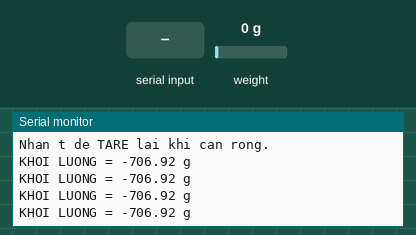
Recording of a sketch running on a simulated Arduino Uno, built with avr-gcc and run on an emulated ATmega328P. Shown: the last lines printed to the serial monitor. Wiring (inferred from the names in the program): HX711 load-cell converter: data pin 4; SCK pin 5. The inputs (shaded band) are chosen by the test bench; at power-on: weight on the scale 0 g.

Above: at 2.2 s.
2.3 s: "t" received over Serial
At 3.6 s:
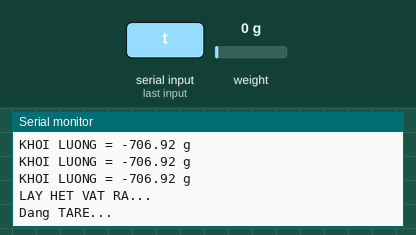
3.9 s: weight on the scale set to 100 g
At 4.13 s:
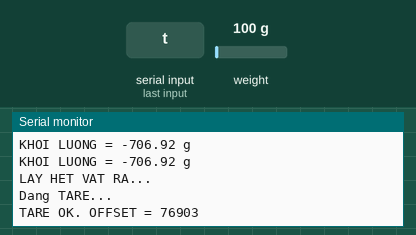
5.4 s: "T" received over Serial
At 6.5 s:
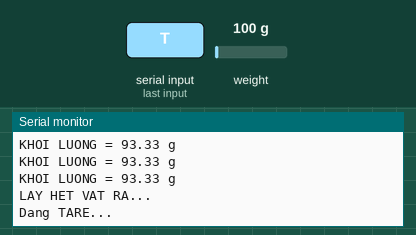
6.9 s: weight on the scale set to 1250 g
At 7.14 s:
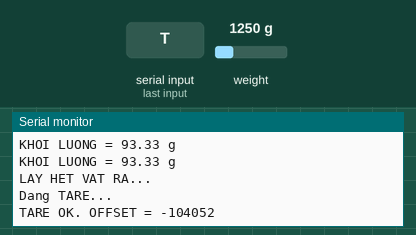
Timing chart, 0 to 9.4 s (numbered marks = the images above; inputs shaded):
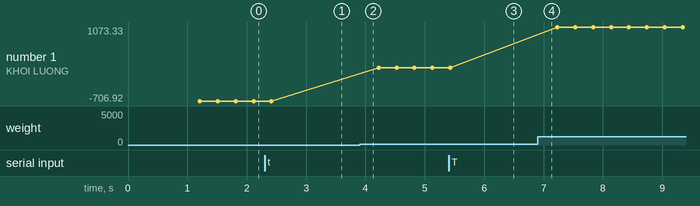

The sketch:

CODE_TEST_LOADCELL_CHUAN.ino
```cpp
/*
   LOAD CELL 1KG + HX711
   FAST RESPONSE + STABLE DISPLAY
   Arduino UNO

   HX711:
   DT  -> D4
   SCK -> D5
   VCC -> 5V
   GND -> GND

   Serial Monitor: 115200
*/

#define HX711_DT   4
#define HX711_SCK  5

// Calibration da do duoc cua ban
long offsetRaw = -668483;
float scaleFactor = -1064.4473;

// Nho hon +/-0.20g thi xem nhu 0g
const float ZERO_DEADBAND = 0.20;

// Neu trong luong thay doi >= 1g
// -> cap nhat NGAY LAP TUC, khong loc cham
const float FAST_CHANGE_THRESHOLD = 1.0;

// Khi can dang dung yen,
// chi loc nhe de so khong rung
const float STABLE_ALPHA = 0.40;

float displayedWeight = 0.0;


// =====================================================
// DOC HX711
// =====================================================
bool readHX711(long &value)
{
  unsigned long startTime = millis();

  while (digitalRead(HX711_DT) == HIGH)
  {
    if (millis() - startTime > 500)
      return false;
  }

  unsigned long data = 0;

  noInterrupts();

  for (byte i = 0; i < 24; i++)
  {
    digitalWrite(HX711_SCK, HIGH);
    delayMicroseconds(1);

    data <<= 1;

    if (digitalRead(HX711_DT))
      data |= 1;

    digitalWrite(HX711_SCK, LOW);
    delayMicroseconds(1);
  }

  // Pulse 25 -> Channel A, Gain 128
  digitalWrite(HX711_SCK, HIGH);
  delayMicroseconds(1);

  digitalWrite(HX711_SCK, LOW);
  delayMicroseconds(1);

  interrupts();

  // Chuyen signed 24-bit -> signed 32-bit
  if (data & 0x800000UL)
    data |= 0xFF000000UL;

  value = (long)data;

  // Gia tri loi
  if (value == 0 || value == -1)
    return false;

  return true;
}


// =====================================================
// LAY TRUNG VI 3 MAU
// Giam nhieu nhung van rat nhanh
// =====================================================
long median3(long a, long b, long c)
{
  if (a > b)
  {
    long t = a;
    a = b;
    b = t;
  }

  if (b > c)
  {
    long t = b;
    b = c;
    c = t;
  }

  if (a > b)
  {
    long t = a;
    a = b;
    b = t;
  }

  return b;
}


// =====================================================
// DOC 3 MAU
// =====================================================
bool readStableRaw(long &result)
{
  long a, b, c;

  if (!readHX711(a))
    return false;

  if (!readHX711(b))
    return false;

  if (!readHX711(c))
    return false;

  result = median3(a, b, c);

  return true;
}


// =====================================================
// TARE LAI
// =====================================================
void tareScale()
{
  Serial.println();
  Serial.println("LAY HET VAT RA...");
  Serial.println("Dang TARE...");

  long sum = 0;
  int count = 0;

  for (int i = 0; i < 15; i++)
  {
    long raw;

    if (readHX711(raw))
    {
      sum += raw;
      count++;
    }
  }

  if (count > 0)
  {
    offsetRaw = sum / count;

    displayedWeight = 0.0;

    Serial.print("TARE OK. OFFSET = ");
    Serial.println(offsetRaw);
  }
  else
  {
    Serial.println("TARE ERROR");
  }
}


// =====================================================
// SETUP
// =====================================================
void setup()
{
  Serial.begin(115200);

  pinMode(HX711_DT, INPUT);
  pinMode(HX711_SCK, OUTPUT);

  digitalWrite(HX711_SCK, LOW);

  delay(1000);

  Serial.println();
  Serial.println("==================================");
  Serial.println(" LOAD CELL FAST RESPONSE");
  Serial.println(" DT  = D4");
  Serial.println(" SCK = D5");
  Serial.println("==================================");

  Serial.print("OFFSET = ");
  Serial.println(offsetRaw);

  Serial.print("SCALE = ");
  Serial.println(scaleFactor, 4);

  Serial.println();
  Serial.println("Nhan t de TARE lai khi can rong.");
  Serial.println();

  displayedWeight = 0.0;
}


// =====================================================
// LOOP
// =====================================================
void loop()
{
  // -------------------------------
  // Lenh TARE
  // -------------------------------
  if (Serial.available())
  {
    char command = Serial.read();

    if (command == 't' || command == 'T')
    {
      tareScale();
    }
  }


  // -------------------------------
  // DOC CAN
  // -------------------------------
  long raw;

  if (!readStableRaw(raw))
    return;


  float currentWeight =
      ((float)(raw - offsetRaw)) / scaleFactor;


  // -------------------------------
  // VUNG 0g
  // -------------------------------
  if (currentWeight > -ZERO_DEADBAND &&
      currentWeight < ZERO_DEADBAND)
  {
    currentWeight = 0.0;
  }


  // Khong cho am nhe
  if (currentWeight < 0.0 &&
      currentWeight > -0.5)
  {
    currentWeight = 0.0;
  }


  // -------------------------------
  // PHAT HIEN THAY DOI LON
  // -------------------------------
  float difference =
      currentWeight - displayedWeight;

  if (difference < 0)
    difference = -difference;


  if (difference >= FAST_CHANGE_THRESHOLD)
  {
    // THAY DOI LON:
    // DAT / LAY VAT -> CAP NHAT NGAY
    displayedWeight = currentWeight;
  }
  else
  {
    // THAY DOI NHO:
    // Chi la nhieu -> loc nhe
    displayedWeight =
        STABLE_ALPHA * currentWeight +
        (1.0 - STABLE_ALPHA) * displayedWeight;
  }


  // Gan 0 thi ep ve 0
  if (displayedWeight > -ZERO_DEADBAND &&
      displayedWeight < ZERO_DEADBAND)
  {
    displayedWeight = 0.0;
  }


  // -------------------------------
  // HIEN THI
  // -------------------------------
  Serial.print("KHOI LUONG = ");
  Serial.print(displayedWeight, 2);
  Serial.println(" g");
}
```

Measured:
- after the input at 2.3 s, the serial monitor: prints a new line after 0.12 s (image 1)
- after the input at 3.9 s, the serial monitor: prints a new line at once (image 2)
- after the input at 6.9 s, the serial monitor: prints a new line at once (image 4)
- plotted number 1: -706.92 → 93.33 after the input at 3.9 s, 93.33 → 1073.33 after the input at 6.9 s
